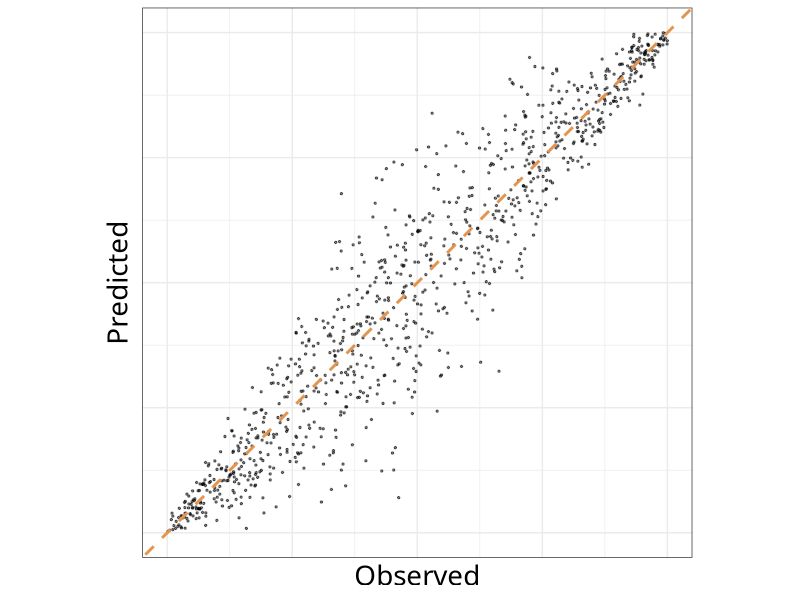
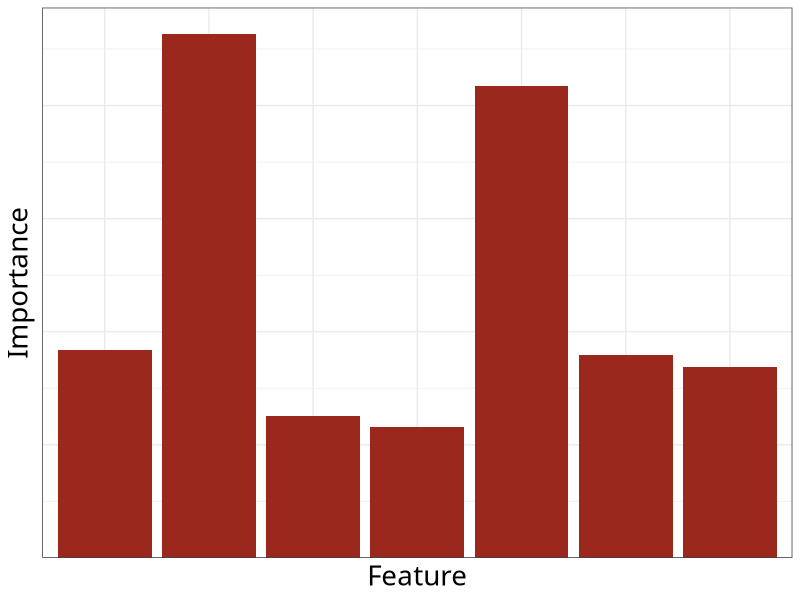
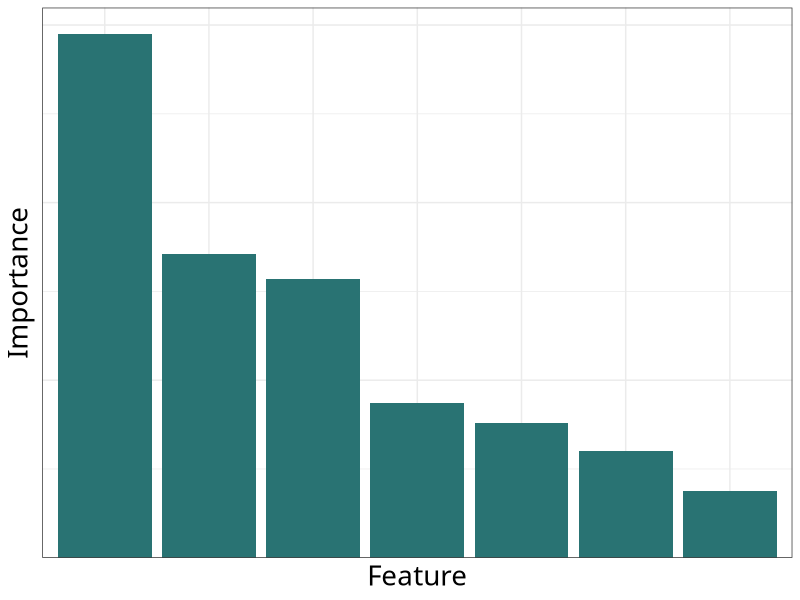
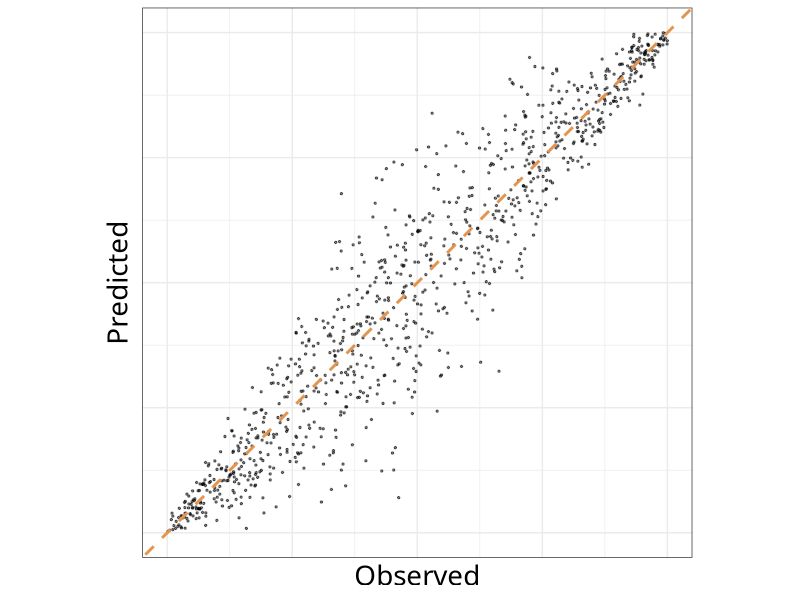
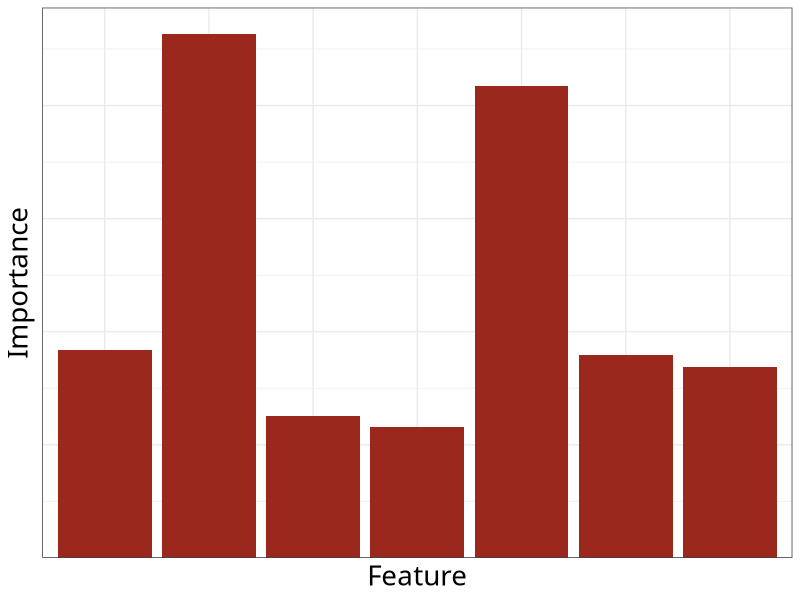
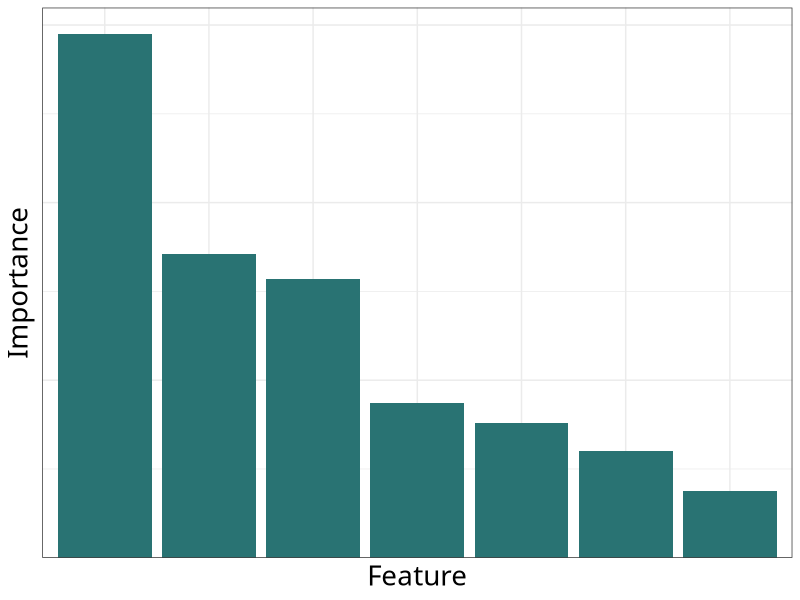

Recreate these plots in R, in order.
library(tidyverse)

# c("#e3944f", "#297373", "#9a281d")
set.seed(1)
tibble(obsv=runif(1000) %>% sort(),
       pred=obsv + rnorm(1000, sd=0.33) * dnorm(seq(-2, 2, length.out=1000))) %>%
  ggplot() +
  aes(x=obsv, y=pred) +
  geom_point(alpha=0.5, size=0.5) +
  geom_abline(size=1, linetype="dashed", colour="#e3944f") +
  scale_y_continuous(name="Predicted", limits=0:1) +
  scale_x_continuous(name="Observed", limits=0:1) +
  coord_equal() +
  theme_bw() +
  theme(legend.position="none",
        axis.text=element_blank(),
        axis.ticks=element_blank(),
        text=element_text(size=20, family="Alegreya Sans"))
ggsave("../figures/example_fit.svg", width=4, height=4)

set.seed(8)
tibble(Feature=LETTERS[1:7],
       Importance=rlnorm(7)) %>%
  ggplot() +
  aes(x=Feature, y=Importance) +
  geom_bar(stat="Identity", fill="#9a281d") +
  scale_y_continuous(expand=expansion(mult=c(0, 0.05))) +
  theme_bw() +
  theme(legend.position="none",
        axis.text=element_blank(),
        axis.ticks=element_blank(),
        text=element_text(size=20, family="Alegreya Sans"))
ggsave("../figures/example_imp_alt.svg", width=4, height=4)

set.seed(13)
tibble(Feature=LETTERS[1:7],
       Importance=rlnorm(7) %>% sort(decreasing=TRUE)) %>%
  ggplot() +
  aes(x=Feature, y=Importance) +
  geom_bar(stat="Identity", fill="#297373") +
  scale_y_continuous(expand=expansion(mult=c(0, 0.05))) +
  theme_bw() +
  theme(legend.position="none",
        axis.text=element_blank(),
        axis.ticks=element_blank(),
        text=element_text(size=20, family="Alegreya Sans"))
ggsave("../figures/example_imp.svg", width=4, height=4)
